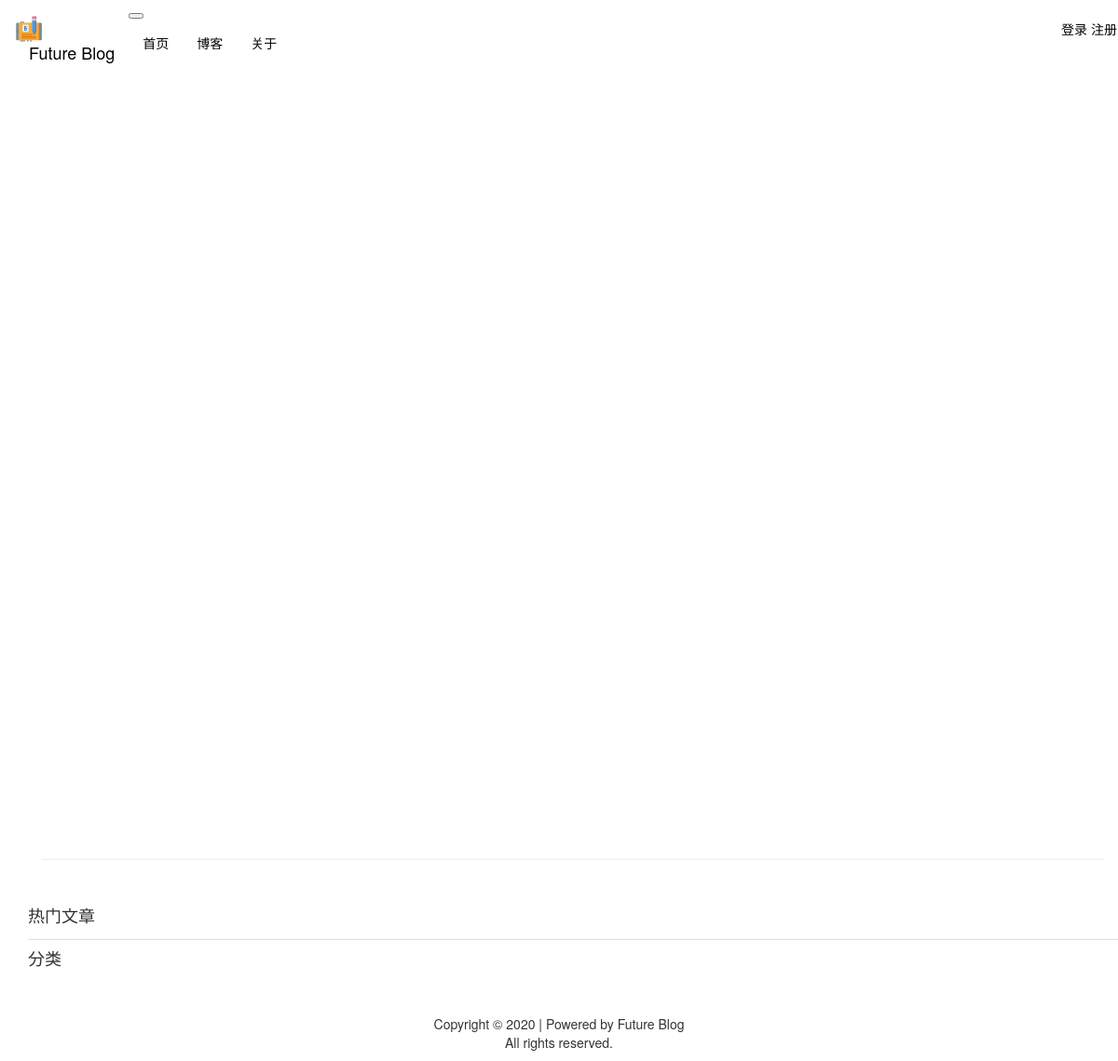
Before: / with the older database file.
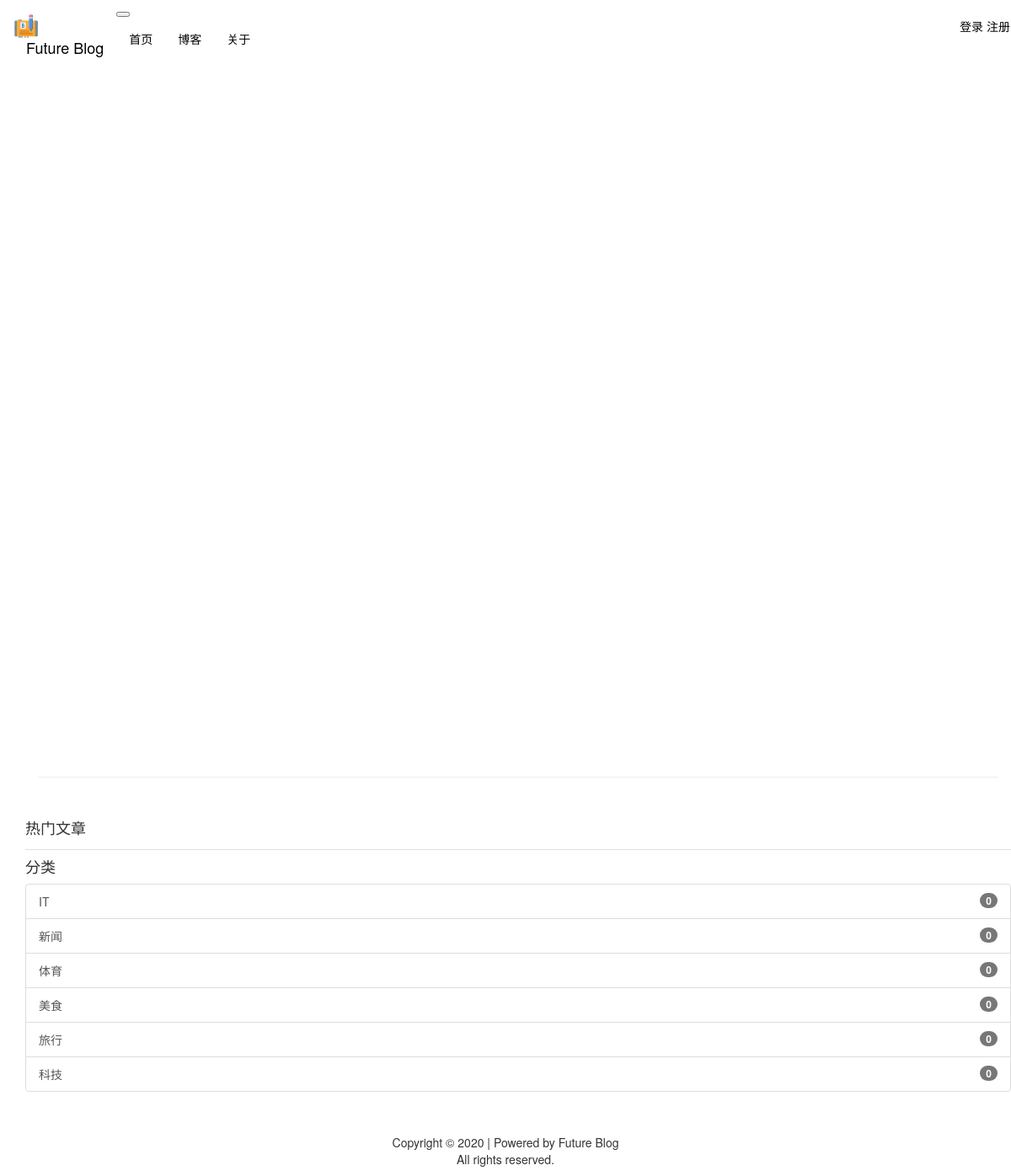
After: the same page with the newer database file.
### app/main/models.py (models this page shows, shortened)
class Category(db.Model):
    __tablename__ = 'categories'
    id = db.Column(db.Integer, primary_key=True)
    name = db.Column(db.String(64), unique=True)
    posts = db.relationship('Post', backref='categories', lazy='dynamic')

### app/main/views.py (the view)
@main.route('/')
def index():
    categories = Category.query.all()
    chats = Chat.query.all()
    unread = []
    posts = Post.query.order_by(Post.read_by.desc()).all()
    posts = posts[:5]
    u = current_user._get_current_object()
    for chat in chats:
        if chat.reciver == u:
            unread.append(chat)
    return render_template('index.html', categories=categories, unread=unread, posts=posts)

### app/main/__init__.py (called while the page is built)
@main.app_context_processor
def inject_permissions():
    return dict(Permission=Permission)

### blog.py (called while the page is built)
@app.before_request
def before_request():
    if current_user.is_authenticated:
        current_user.ping()

### app/templates/index.html (shortened to what this page needs)
{% extends "base.html" %}
{% block page_content %}
<br>
<hr><br>
<div class="row">
  <div class="col-9">
    <h4>热门文章</h4>
    <div class="col-10">
    {% include '_posts.html' %}
    </div>
  </div>
  <div class="col-3">
    <h4>分类</h4>
    <ul class="list-group {% if current_user.dark_theme %}bg-warning text-white{% else %}bg-white text-dark{% endif %}">
      {% for category in categories %}
      <a class="list-group-item {% if current_user.dark_theme %}bg-dark text-white{% else %}bg-white text-dark{% endif %} d-flex justify-content-between align-items-center" href="/category/{{ category.id }}/">
        {{ category.name }}
        <span class="badge badge-primary badge-pill">{{ category.posts.count() }}</span>
      </a>
      {% endfor %}
    </ul>
  </div>
</div>
<br>
{% endblock %}

### app/templates/base.html (shortened to what this page needs)
{% extends "bootstrap/base.html" %}
{% import "bootstrap/wtf.html" as wtf %}
{% block head %}
{{ super() }}
    <link rel="stylesheet" type="text/css" href="{{ url_for('static', filename='styles.css') }}">
    <link href="https://cdn.bootcss.com/font-awesome/5.11.2/css/all.css" rel="stylesheet">
{% endblock %}
{% block navbar %}
    <nav class="navbar navbar-expand-lg {% if current_user.dark_theme %}bg-dark navbar-dark{% else %}bg-light navbar-light{% endif %}">
          <a class="navbar-brand" href="/">
            <img src="../static/favicon.png" width="30" height="30" class="d-inline-block" alt=""> &nbsp;&nbsp;&nbsp;Future Blog
          </a>
          <button class="navbar-toggler" type="button" data-toggle="collapse" data-target="#navbarNavDropdown" aria-controls="navbarText" aria-expanded="false" aria-label="Toggle navigation">
          </button>
        <div class="collapse navbar-collapse" id="navbarNavDropdown">
        <ul class="nav navbar-nav">
        <li class="nav-item">
          <a class="nav-link" href="/">首页</a>
        </li>
        <li class="nav-item">
          <a class="nav-link" href="/blog">博客</a>
        </li>
        <li class="nav-item">
          <a class="nav-link" href="/about">关于</a>
        </li>
        </ul>
      <ul class="nav navbar-nav navbar-right justify-content-end ml-auto">
        {% if current_user.is_authenticated %}
        &nbsp;&nbsp;
        <form class="form-inline" action="{{ url_for('main.search') }}" method="GET">
          <input class="form-control mr-sm-2" type="search" placeholder="搜索..." aria-label="Search" name="keyword" id="keyword">
          <button class="btn btn-outline-success my-2 my-sm-0" type="submit">搜索</button>
        </form>
        &nbsp;&nbsp;
        <a href="/change-theme" class="nav-link">{% if current_user.dark_theme == True %}浅色主题{% else %}深色主题{% endif %}</a>
            <li class="nav-item dropdown mr-lg-5">
            <a href="" class="nav-link dropdown-toggle" data-toggle="dropdown">Hello, {{ current_user.username }}</a>
              <ul class="dropdown-menu {% if current_user.dark_theme %}bg-dark{% endif %} fade">
                  <a class="dropdown-item {% if current_user.dark_theme %}bg-dark text-light{% endif %}" href="{{ url_for('main.user', username=current_user.username) }}">个人资料</a>
                  {% if current_user.can(Permission.MODERATE) %}
                  <a class="dropdown-item {% if current_user.dark_theme %}bg-dark text-light{% endif %}" href="{{ url_for('main.moderate') }}">管理评论</a>
                  {% endif %}
                  {% if current_user.can(Permission.ADMIN) %}
                  <a class="dropdown-item {% if current_user.dark_theme %}bg-dark text-light{% endif %}" href="{{ url_for('main.admin') }}">管理后台</a>
                  {% endif %}
                  {% if current_user.unread != 0 %}
                  <span class="dropdown-item {% if current_user.dark_theme %}bg-dark text-light{% endif %}">消息<span class="badge badge-primary">{{ current_user.unread }}</span></span>
                  {% endif %}
                  <a class="dropdown-item {% if current_user.dark_theme %}bg-dark text-light{% endif %}" href="{{ url_for('main.logout') }}">登出</a>
              </ul>
            </li>
        {% else %}
        <a class="nav-link" href="{{ url_for('main.login') }}">登录</a>  <a class="nav-link" href="{{ url_for('main.register') }}">注册</a>
        {% endif %}
    </ul>
</nav>
<br>
{% endblock %}
{% block content %}
<body class="{% if current_user.dark_theme %}bg-warning text-dark{% else %}bg-white text-dark{% endif %}">
    <div class="container">
        <div class="container">
        {% block page_content %}
        {% endblock %}
        </div>
    </div>
    <footer class="container-fluid py-3 align-bottom {% if current_user.dark_theme %}bg-dark{% else %}bg-light{% endif %}">
        <p class="{% if current_user.dark_theme %}text-white{% else %}text-dark{% endif %} text-center">Copyright &copy; 2020 | Powered by Future Blog<br>All rights reserved.</p>
    </footer>
    </body>
{% endblock %}

### app/templates/_posts.html (shortened to what this page needs)
<ul class="posts">
</ul>

### app/static/styles.css (style rules this page uses)
ul.posts { list-style-type: none; padding: 0px; margin: 16px 0px 0px 0px; border-top: 1px solid #e0e0e0; }

Changed rows visible on the page:
added Category: name "IT", posts.count "0"
added Category: name "新闻", posts.count "0"
added Category: name "体育", posts.count "0"
added Category: name "美食", posts.count "0"
added Category: name "旅行", posts.count "0"
added Category: name "科技", posts.count "0"
